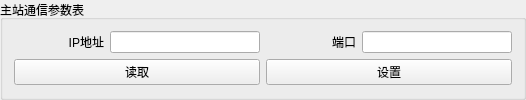
         <widget class="QGroupBox" name="groupBox_3">
          <property name="title">
           <string>主站通信参数表</string>
          </property>
          <layout class="QGridLayout" name="gridLayout_2">
           <item row="0" column="0">
            <layout class="QHBoxLayout" name="horizontalLayout_28">
             <item>
              <layout class="QHBoxLayout" name="horizontalLayout_27">
               <item>
                <layout class="QHBoxLayout" name="horizontalLayout_25">
                 <item>
                  <widget class="QLabel" name="label_22">
                   <property name="sizePolicy">
                    <sizepolicy hsizetype="Fixed" vsizetype="Preferred">
                     <horstretch>0</horstretch>
                     <verstretch>0</verstretch>
                    </sizepolicy>
                   </property>
                   <property name="minimumSize">
                    <size>
                     <width>90</width>
                     <height>0</height>
                    </size>
                   </property>
                   <property name="maximumSize">
                    <size>
                     <width>90</width>
                     <height>16777215</height>
                    </size>
                   </property>
                   <property name="text">
                    <string>IP地址</string>
                   </property>
                   <property name="alignment">
                    <set>Qt::AlignRight|Qt::AlignTrailing|Qt::AlignVCenter</set>
                   </property>
                  </widget>
                 </item>
                 <item>
                  <widget class="QLineEdit" name="S_ip_box">
                   <property name="sizePolicy">
                    <sizepolicy hsizetype="Fixed" vsizetype="Fixed">
                     <horstretch>0</horstretch>
                     <verstretch>0</verstretch>
                    </sizepolicy>
                   </property>
                   <property name="minimumSize">
                    <size>
                     <width>150</width>
                     <height>0</height>
                    </size>
                   </property>
                   <property name="maximumSize">
                    <size>
                     <width>100000</width>
                     <height>16777215</height>
                    </size>
                   </property>
                   <property name="text">
                    <string/>
                   </property>
                  </widget>
                 </item>
                </layout>
               </item>
               <item>
                <layout class="QHBoxLayout" name="horizontalLayout_26">
                 <item>
                  <widget class="QLabel" name="label_23">
                   <property name="sizePolicy">
                    <sizepolicy hsizetype="Fixed" vsizetype="Preferred">
                     <horstretch>0</horstretch>
                     <verstretch>0</verstretch>
                    </sizepolicy>
                   </property>
                   <property name="minimumSize">
                    <size>
                     <width>90</width>
                     <height>0</height>
                    </size>
                   </property>
                   <property name="maximumSize">
                    <size>
                     <width>90</width>
                     <height>16777215</height>
                    </size>
                   </property>
                   <property name="text">
                    <string>端口</string>
                   </property>
                   <property name="alignment">
                    <set>Qt::AlignRight|Qt::AlignTrailing|Qt::AlignVCenter</set>
                   </property>
                  </widget>
                 </item>
                 <item>
                  <widget class="QLineEdit" name="S_ip_port">
                   <property name="sizePolicy">
                    <sizepolicy hsizetype="Fixed" vsizetype="Fixed">
                     <horstretch>0</horstretch>
                     <verstretch>0</verstretch>
                    </sizepolicy>
                   </property>
                   <property name="minimumSize">
                    <size>
                     <width>150</width>
                     <height>0</height>
                    </size>
                   </property>
                   <property name="maximumSize">
                    <size>
                     <width>100000</width>
                     <height>16777215</height>
                    </size>
                   </property>
                  </widget>
                 </item>
                </layout>
               </item>
              </layout>
             </item>
            </layout>
           </item>
           <item row="1" column="0">
            <layout class="QHBoxLayout" name="horizontalLayout_39">
             <item>
              <widget class="QPushButton" name="S_ip_read_b">
               <property name="text">
                <string>读取</string>
               </property>
              </widget>
             </item>
             <item>
              <widget class="QPushButton" name="S_ip_set_b">
               <property name="text">
                <string>设置</string>
               </property>
              </widget>
             </item>
            </layout>
           </item>
          </layout>
         </widget>
